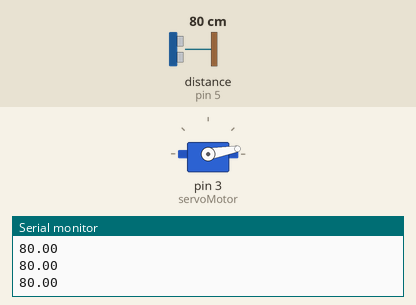
The sketch below on a simulated Arduino Uno, built with avr-gcc and run on an emulated ATmega328P. Shown: servo, the last lines printed to the serial monitor. The test bench sets the inputs (shaded band); at power-on: distance to the obstacle (sensor on pin 5) 80 cm.

Above: at 1.2 s.
1.3 s: distance to the obstacle (sensor on pin 5) set to 31 cm
2.8 s: distance to the obstacle (sensor on pin 5) set to 27 cm
At 3.3 s:
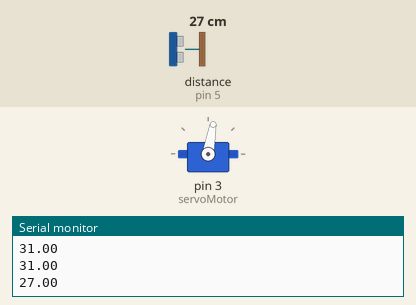
Timing chart, 0 to 5.8 s (numbered marks = the images above; inputs shaded):
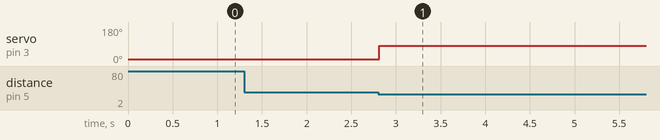

The sketch:

poubelle_automatique_jan29b.ino
```cpp
#include <Servo.h>
#include <HCSR04.h>

Servo servoMotor;
UltraSonicDistanceSensor distanceSensor (6,5);

void setup() {
  Serial.begin(9600);
  servoMotor.attach(3);

}

void loop() {
  double distance = distanceSensor.measureDistanceCm();
  Serial.println(distance);


if(distance < 30 && distance>0) {

  servoMotor.write(80);
  delay (5000);
  } else {
  servoMotor.write(10);
}
}
```

Measured:
- the behaviour switches between 30 and 29 cm on distance to the obstacle (sensor on pin 5) (found by bisection; images 0 and 1)
- after the input at 2.8 s, servo on pin 3 (servoMotor): 10° → 80° at once
